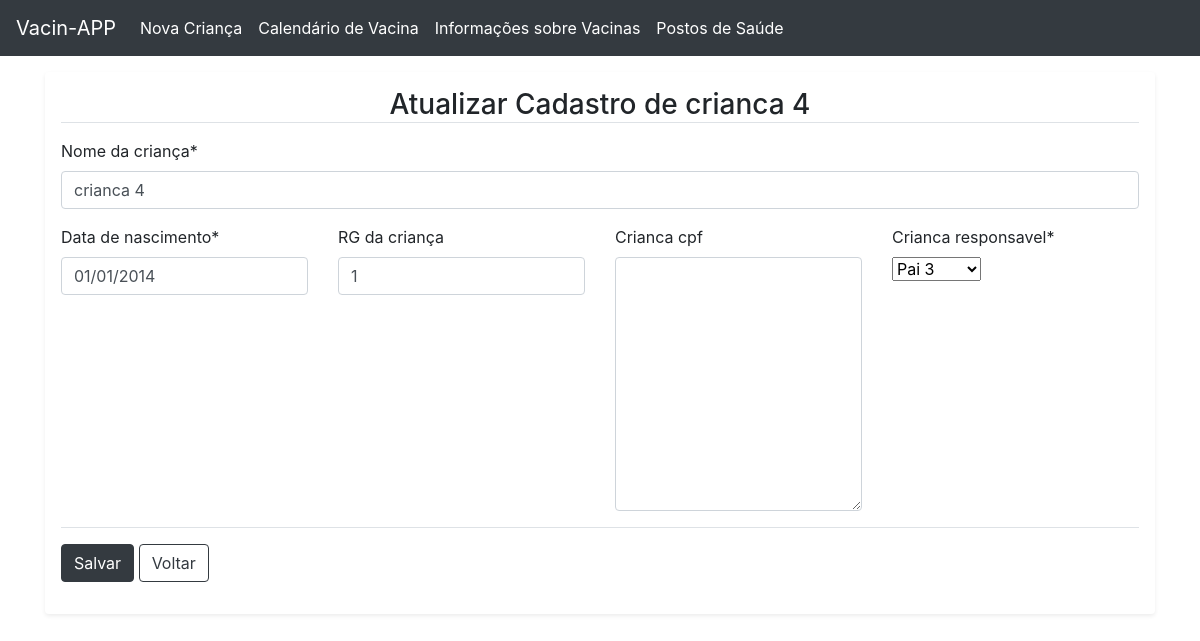
/responsavel/editar_crianca/3, run on the app's committed database.
### clientes/models.py (models this page shows, shortened)
class Crianca(models.Model):
    crianca_nome = models.CharField('Nome da criança', max_length=250)
    crianca_nascimento = models.DateField('Data de nascimento')
    crianca_rg = models.CharField('RG da criança', max_length=250, blank=True)
    crianca_cpf = BRCPFField('CPF', blank=True)
    crianca_responsavel = models.ForeignKey(Pais, on_delete=models.CASCADE)
    class Meta:
        db_table = "crianca"
        ordering = ("crianca_nome",)

### clientes/views.py (the view, shortened to what this page needs)
# urls.py: path('editar_crianca/<int:id>', editar_crianca, name='editar_crianca'),
def editar_crianca(request, id):
    crianca = get_object_or_404(Crianca, pk = id)
    form = CadastroCriancaForm(request.POST or None, instance=crianca)
    context = {
        'form':form,
        'crianca':crianca
    }
    return render(request, 'crianca/editar_crianca.html', context)

### clientes/models.py (called while the page is built)
    def __str__(self):
        return self.pai_nome

### templates/crianca/editar_crianca.html (shortened to what this page needs)
{% extends "base-pai.html" %}
{% load static %}
{% load crispy_forms_tags %}
{% block main %}
<div class="container">
    <div class="my-3 p-3 bg-white rounded shadow-sm">
        <h3 class="text-center border-bottom border-gray mb-3"> Atualizar Cadastro de {{crianca.crianca_nome}} </h3>
        <form method="POST" enctype="multipart/form-data">
            {%  crispy form %}
        </form>
    </div>
</div>
{% endblock main %}

### static/css/style.css (style rules this page uses)
html, body { height: 100%; }

### data on the page
Crianca: crianca_nome "crianca 4", crianca_nascimento "01/01/2014", crianca_rg "1", crianca_responsavel "Pai 3"
